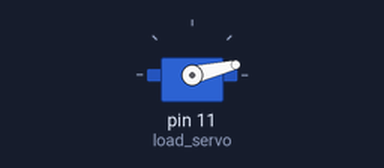
Bench run of a sketch on a simulated Arduino Uno, built with avr-gcc and run on an emulated ATmega328P. Shown: servo.

Above: at 0.05 s.
At 1.25 s:
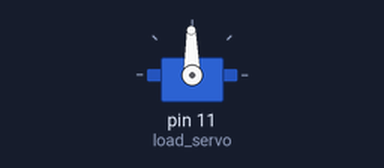
At 2.45 s:
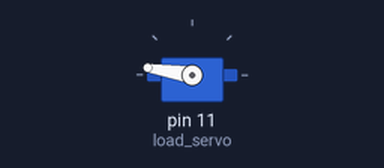
At 4.9 s:
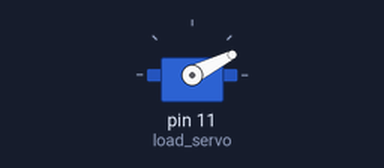
Timing chart, 0 to 6.7 s (numbered marks = the images above):
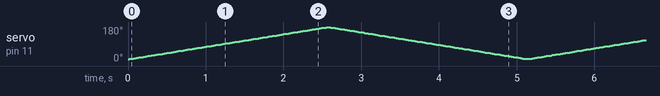

The sketch:

TestStandardServos.ino
```cpp
// (licence header left out)
/* --- Headers --- */
#include "SoftwareSerial.h"
#include "stdio.h"
#include "Servo.h"
#define BAUD 9600

/* --- Declarations --- */
Servo load_servo;

/* --- Setup --- */
void setup() {
  load_servo.attach(11);
  Serial.begin(BAUD);
}

/* --- Loop --- */
void loop() {
  int maxima = 180;
  int minima = 10;
  for (int degree = minima; degree < maxima; degree++) {
    load_servo.write(degree);
    delay(15);
  }
  for (int degree = maxima; degree > minima; degree--) {
    load_servo.write(degree);
    delay(15);
  }
}
```
